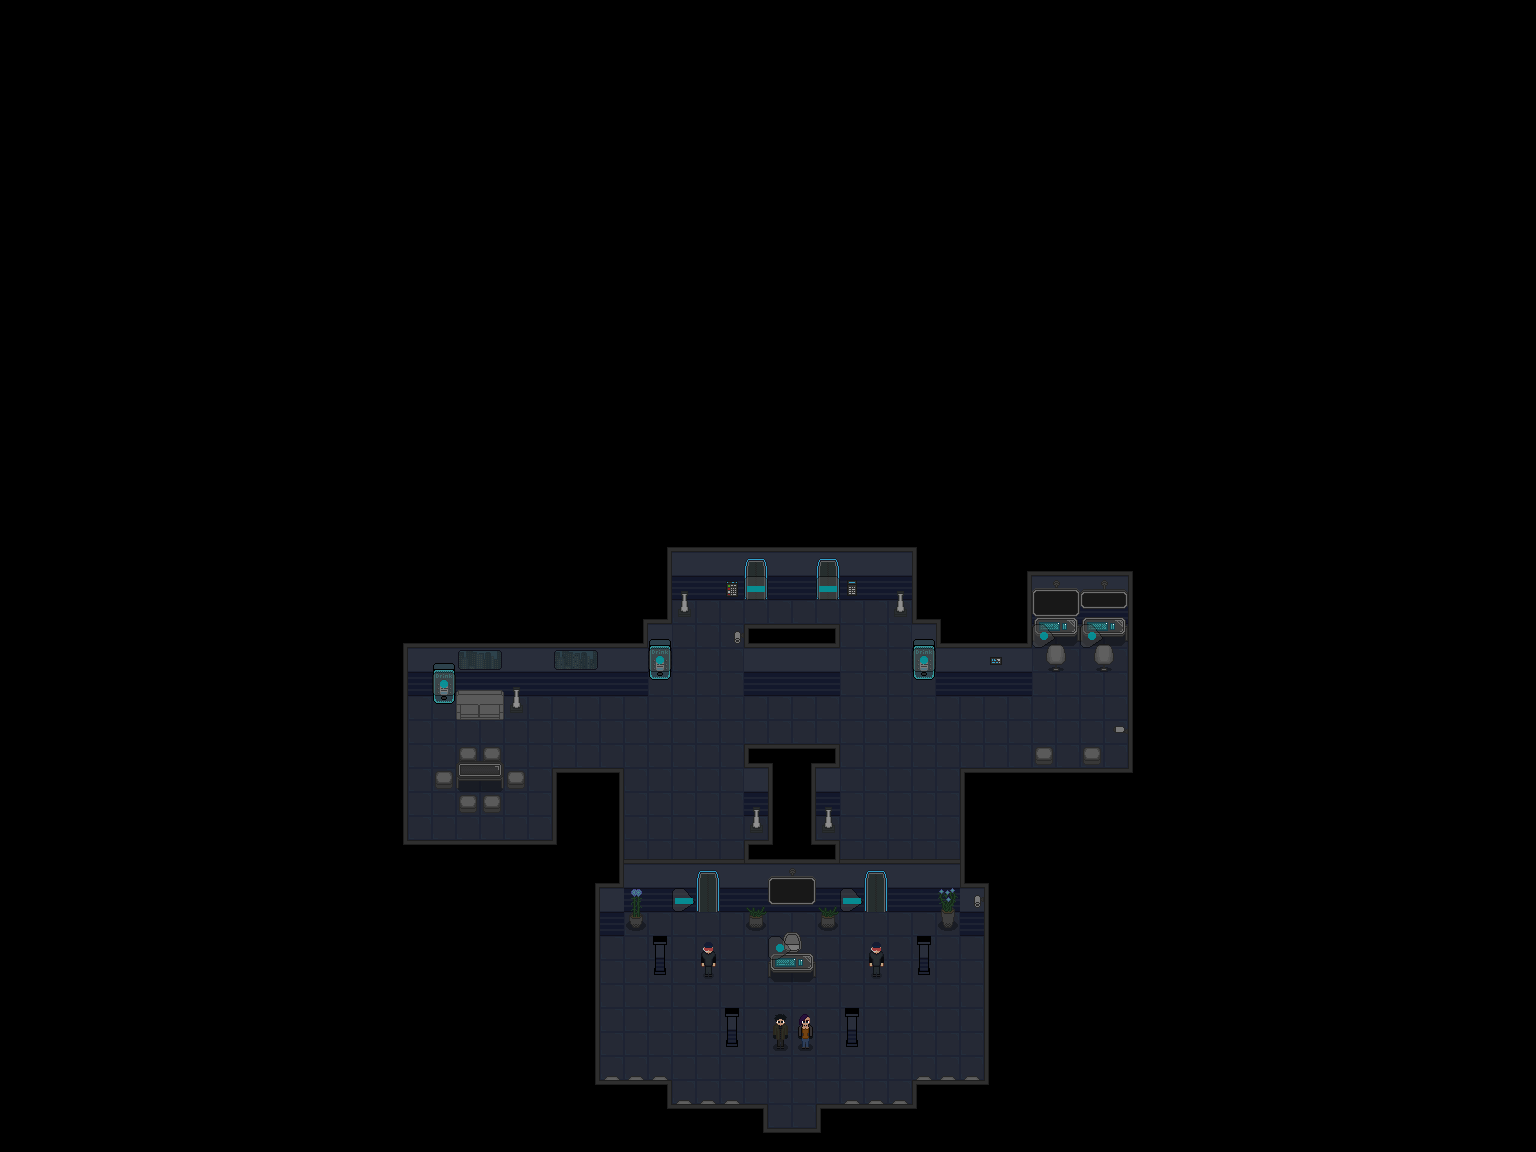

A 2D game scene composited from a Tiled map and its tileset images. What follows is a short description and the map's XML, with each tile layer's data collapsed to a summary:
An orthogonal 64x48 tile map with 24x24 px tiles, 10 tile layers (Floor, Walls, UnderChars1, UnderChars2, ...), 5 tilesets.

<map version="1.0" tiledversion="1.1.6" orientation="orthogonal" renderorder="right-down" width="64" height="48" tilewidth="24" tileheight="24" infinite="0" nextobjectid="1">
 <tileset firstgid="1" source="Floors.tsx" />
 <tileset firstgid="111" source="Walls.tsx" />
 <tileset firstgid="318" source="Objects.tsx" />
 <tileset firstgid="1151" source="PostFX.tsx" />
 <tileset firstgid="1176" source="Characters.tsx" />
 <layer name="Floor" width="64" height="48">
  <data>[3072 cells, 421 non-empty, 1 distinct tile ids]</data>
 </layer>
 <layer name="Walls" width="64" height="48">
  <data>[3072 cells, 260 non-empty, 23 distinct tile ids]</data>
 </layer>
 <layer name="UnderChars1" width="64" height="48">
  <data>[3072 cells, 60 non-empty, 27 distinct tile ids]</data>
 </layer>
 <layer name="UnderChars2" width="64" height="48">
  <data>[3072 cells, 8 non-empty, 4 distinct tile ids]</data>
 </layer>
 <layer name="OverChars1" width="64" height="48">
  <data>[3072 cells, 49 non-empty, 30 distinct tile ids]</data>
 </layer>
 <layer name="OverChars2" width="64" height="48">
  <data>[3072 cells, 0 non-empty, 0 distinct tile ids]</data>
 </layer>
 <layer name="PostFX1" width="64" height="48">
  <data>[3072 cells, 10 non-empty, 4 distinct tile ids]</data>
 </layer>
 <layer name="PostFX2" width="64" height="48">
  <data>[3072 cells, 0 non-empty, 0 distinct tile ids]</data>
 </layer>
 <layer name="PostFX3" width="64" height="48">
  <data>[3072 cells, 0 non-empty, 0 distinct tile ids]</data>
 </layer>
 <layer name="Characters" width="64" height="48">
  <data>[3072 cells, 8 non-empty, 6 distinct tile ids]</data>
 </layer>
</map>
